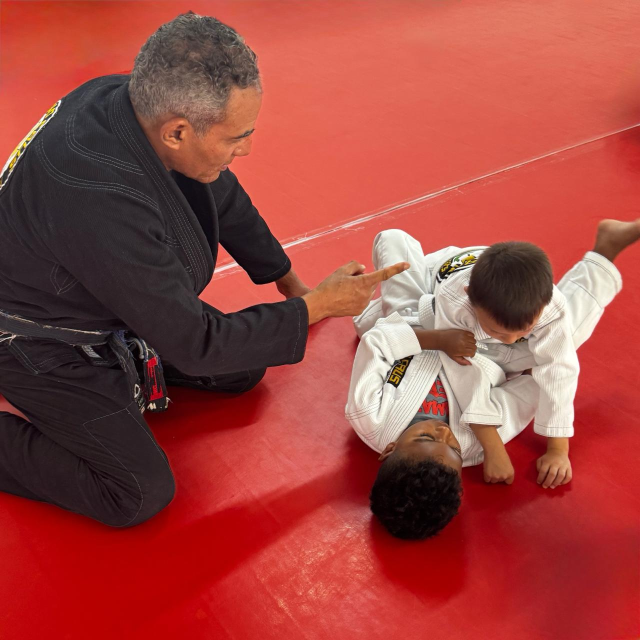
#> input picture assets/source-images/meta-wave1-2026-08-26/coach-stop-cue.jpg, 1280 x 1280 px (shown at 1/2 size)
$ python build_meta_leadgen_image_variations.py
#> lines starting #> are read from the running program, lines starting #| are printed output that depends on the picture
#!/usr/bin/env python3
from __future__ import annotations

import csv
from pathlib import Path
from PIL import Image, ImageDraw, ImageFont, ImageOps

ROOT = Path(__file__).resolve().parents[1]
SOURCE_DIR = ROOT / "assets" / "source-images" / "meta-wave1-2026-08-26"
OUT = ROOT / "assets" / "meta-leadgen-wave1-variations"
OUT.mkdir(parents=True, exist_ok=True)

BLACK = "#101010"
WHITE = "#FFFDF8"
YELLOW = "#F5C400"
BLUE = "#194FC3"
DISPLAY = "/mnt/c/Windows/Fonts/impact.ttf"
BODY = "/usr/share/fonts/truetype/dejavu/DejaVuSans-Bold.ttf"

VARIANTS = [
    {
        "ad": "AD01_TAP-MEANS-STOP_STATIC",
        "version": "V2",
        "slug": "ad01-tap-means-stop-v2-coach-cue",
        "source": "coach-stop-cue.jpg",
        "headline": ["TAP MEANS", "STOP."],
        "sub": "SAFE BOUNDARIES START HERE.",
        "footer": "KIDS BJJ • DRIPPING SPRINGS",
        "accent": YELLOW,
        "focus": (0.50, 0.53),
        "note": "Joao gives a clear coaching cue while two students practice.",
    },
    {
        "ad": "AD01_TAP-MEANS-STOP_STATIC",
        "version": "V3",
        "slug": "ad01-tap-means-stop-v3-coached-boundaries",
        "source": "coach-observes-partner-practice.jpg",
        "headline": ["TAP MEANS", "STOP."],
        "sub": "SAFE BOUNDARIES START HERE.",
        "footer": "KIDS BJJ • DRIPPING SPRINGS",
        "accent": YELLOW,
        "focus": (0.50, 0.53),
        "note": "Joao closely observes a partner drill in progress.",
    },
    {
        "ad": "AD02_CONFIDENCE-PRACTICE_STATIC",
        "version": "V2",
        "slug": "ad02-confidence-practice-v2-boys-partner-work",
        "source": "boys-partner-practice.jpg",
        "headline": ["CONFIDENCE", "GROWS THROUGH", "PRACTICE."],
        "sub": "NO PERFECT KID REQUIRED.",
        "footer": "JOAO CRUS BJJ • EST. 2003",
        "accent": BLUE,
        "focus": (0.52, 0.49),
        "note": "Two students practice together without a posed camera moment.",
    },
    {
        "ad": "AD02_CONFIDENCE-PRACTICE_STATIC",
        "version": "V3",
        "slug": "ad02-confidence-practice-v3-girls-partner-work",
        "source": "girls-partner-practice.jpg",
        "headline": ["CONFIDENCE", "GROWS THROUGH", "PRACTICE."],
        "sub": "NO PERFECT KID REQUIRED.",
        "footer": "JOAO CRUS BJJ • EST. 2003",
        "accent": BLUE,
        "focus": (0.55, 0.55),
        "note": "Two girls work through a live partner position.",
    },
    {
        "ad": "AD03_START-AT-3_STATIC",
        "version": "V2",
        "slug": "ad03-start-at-3-v2-little-champions-group",
        "source": "little-champions-group-coaching.jpg",
        "headline": ["STARTING AT", "AGE 3.", "ON PURPOSE."],
        "sub": "SHORT GAMES. SIMPLE DIRECTIONS. REAL SKILLS.",
        "footer": "LITTLE CHAMPIONS • DRIPPING SPRINGS",
        "accent": YELLOW,
        "focus": (0.50, 0.54),
        "note": "A real Little Champions group gathers around Joao during instruction.",
    },
    {
        "ad": "AD03_START-AT-3_STATIC",
        "version": "V3",
        "slug": "ad03-start-at-3-v3-guided-pair-practice",
        "source": "coach-guided-pair-practice.jpg",
        "headline": ["STARTING AT", "AGE 3.", "ON PURPOSE."],
        "sub": "SHORT GAMES. SIMPLE DIRECTIONS. REAL SKILLS.",
        "footer": "LITTLE CHAMPIONS • DRIPPING SPRINGS",
        "accent": YELLOW,
        "focus": (0.49, 0.57),
        "note": "Joao smiles and guides a pair while other young students watch.",
    },
    {
        "ad": "AD04_PROGRAM-FIT_STATIC",
        "version": "V2",
        "slug": "ad04-program-fit-v2-coach-guidance",
        "source": "coach-close-guidance.jpg",
        "headline": ["WHICH KIDS", "CLASS FITS?"],
        "sub": "GET A RECOMMENDED STARTING POINT.",
        "footer": "LITTLE CHAMPIONS • YOUTH • TEENS",
        "accent": BLUE,
        "focus": (0.54, 0.55),
        "note": "Replaces the formal Joao profile with an approachable coaching moment.",
    },
    {
        "ad": "AD04_PROGRAM-FIT_STATIC",
        "version": "V3",
        "slug": "ad04-program-fit-v3-full-class-lineup",
        "source": "full-kids-class-lineup.jpg",
        "headline": ["WHICH KIDS", "CLASS FITS?"],
        "sub": "GET A RECOMMENDED STARTING POINT.",
        "footer": "LITTLE CHAMPIONS • YOUTH • TEENS",
        "accent": BLUE,
        "focus": (0.50, 0.53),
        "note": "Shows the full range of students and academy environment under the real wall logo.",
    },
]


def font(path: str, size: int) -> ImageFont.FreeTypeFont:
    return ImageFont.truetype(path, size)


# [8 lines left out: function fit_font, not called in this run]


def crop(src: Image.Image, size: tuple[int, int], focus: tuple[float, float]) -> Image.Image:
    return ImageOps.fit(src.convert("RGB"), size, Image.Resampling.LANCZOS, centering=focus)


def logo_badge(canvas: Image.Image, x: int, y: int, diameter: int):
    logo = Image.open(ROOT / "site" / "assets" / "joao-crus-bjj-logo.png").convert("RGBA")
    logo.thumbnail((diameter, diameter), Image.Resampling.LANCZOS)
    shadow = Image.new("RGBA", canvas.size, (0, 0, 0, 0))
    sd = ImageDraw.Draw(shadow)
    sd.ellipse((x - 7, y - 7, x + diameter + 7, y + diameter + 7), fill=(16, 16, 16, 220))
    canvas.alpha_composite(shadow)
    canvas.alpha_composite(logo, (x + (diameter - logo.width) // 2, y + (diameter - logo.height) // 2))


# [7 lines left out: function text_lines, not called in this run]


def make_square(v: dict) -> Image.Image:
    size = (1080, 1080)
    src = Image.open(SOURCE_DIR / v["source"])
#> src is the input picture: PIL image 1280x1280 RGB; mean R, G, B 157.3, 68.6, 62.4
    base = Image.new("RGBA", size, BLACK)
    photo = crop(src, (1080, 670), v["focus"]).convert("RGBA")
#> in crop, `return ImageOps.fit(src.convert("RGB"), size, Image.Resampling.LANCZOS..`:
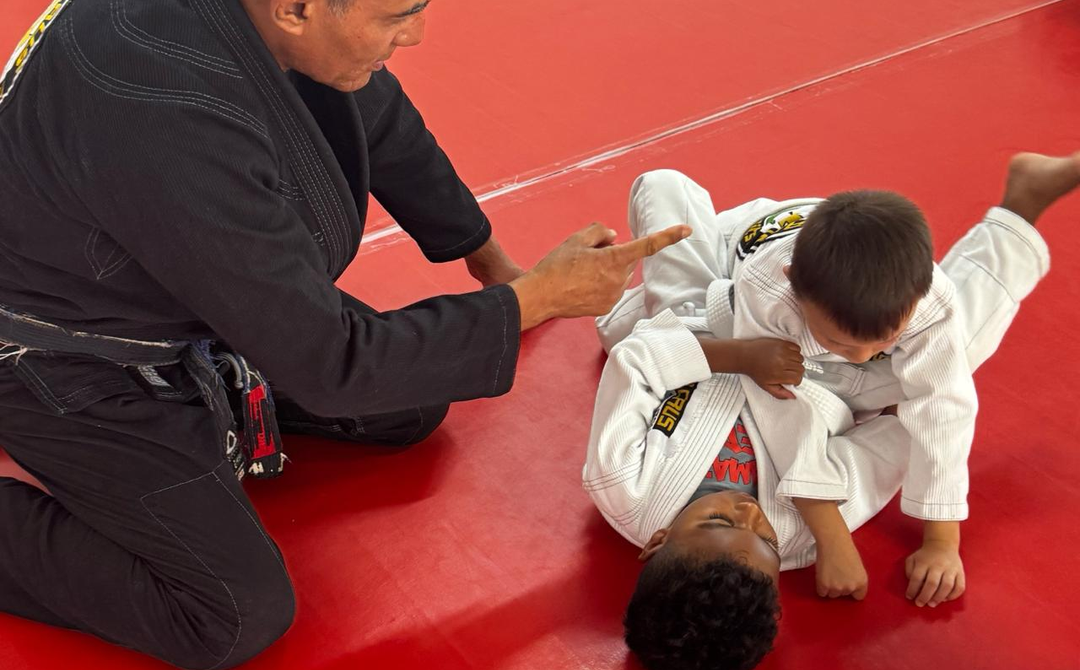
#> returned value: PIL image 1080x670 RGB; mean R, G, B 137.7, 72.6, 67.6
    base.alpha_composite(photo, (0, 0))
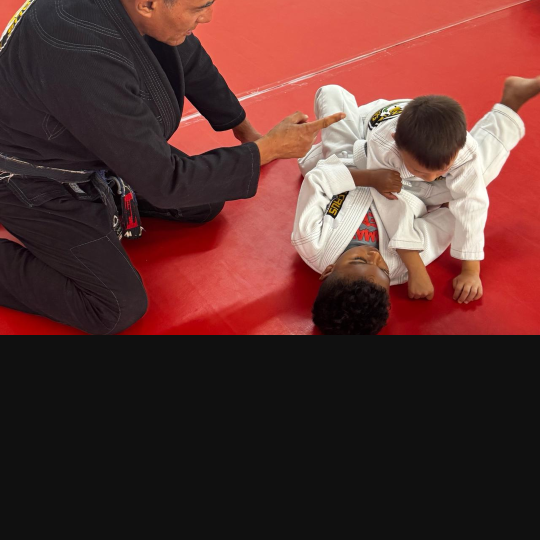
#> base: PIL image 1080x1080 RGBA (shown at 1/2 size); mean R, G, B, A 91.5, 51.1, 48, 255
    draw = ImageDraw.Draw(base)
    draw.rectangle((0, 0, 18, 1080), fill=v["accent"])
    draw.rectangle((0, 610, 1080, 1080), fill=BLACK)
    draw.rectangle((64, 632, 1016, 638), fill=v["accent"])
    logo_badge(base, 900, 38, 120)
    tag_font = fit_font(draw, "REAL ACADEMY • REAL COACHING", 700, BODY, 26)
    draw.rounded_rectangle((52, 46, 52 + draw.textbbox((0, 0), "REAL ACADEMY • REAL COACHING", font=tag_font)[2] + 34, 98), radius=10, fill=(16, 16, 16, 220))
    draw.text((69, 57), "REAL ACADEMY • REAL COACHING", font=tag_font, fill=WHITE)
    y = text_lines(draw, v["headline"], 66, 655, 930, 104 if len(v["headline"]) <= 2 else 88, 0.86)
    sub_font = fit_font(draw, v["sub"], 930, BODY, 31)
    draw.text((66, y + 20), v["sub"], font=sub_font, fill=YELLOW if v["accent"] == BLUE else WHITE)
    foot_font = fit_font(draw, v["footer"], 930, BODY, 25)
    draw.text((66, 1035 - foot_font.size), v["footer"], font=foot_font, fill=WHITE)
    return base.convert("RGB")


# [48 lines left out: functions make_story, save_contact_sheet, not called in this run]


def main():
    rows = []
    square_items = []
    story_items = []
    for v in VARIANTS:
        square_path = OUT / f'{v["slug"]}-1080x1080.jpg'
        story_path = OUT / f'{v["slug"]}-1080x1920.jpg'
        make_square(v).save(square_path, quality=92, optimize=True, progressive=True)
        make_story(v).save(story_path, quality=92, optimize=True, progressive=True)
        label = f'{v["ad"].split("_")[0]} • {v["version"]}'
        square_items.append((label, square_path))
        story_items.append((label, story_path))
        rows.append({
            "ad_name": v["ad"],
            "version": v["version"],
            "source_photo": v["source"],
            "square_asset": square_path.name,
            "vertical_asset": story_path.name,
            "creative_note": v["note"],
        })
        print(v["slug"])

    with (OUT / "variation-manifest.csv").open("w", newline="", encoding="utf-8") as f:
        writer = csv.DictWriter(f, fieldnames=rows[0].keys())
        writer.writeheader()
        writer.writerows(rows)

    save_contact_sheet(square_items, OUT / "REVIEW-square-variations.jpg", (300, 300), columns=4)
    save_contact_sheet(story_items, OUT / "REVIEW-story-variations.jpg", (190, 338), columns=4)


if __name__ == "__main__":
#> (the run stopped early here; a loop or call above may not have finished)
